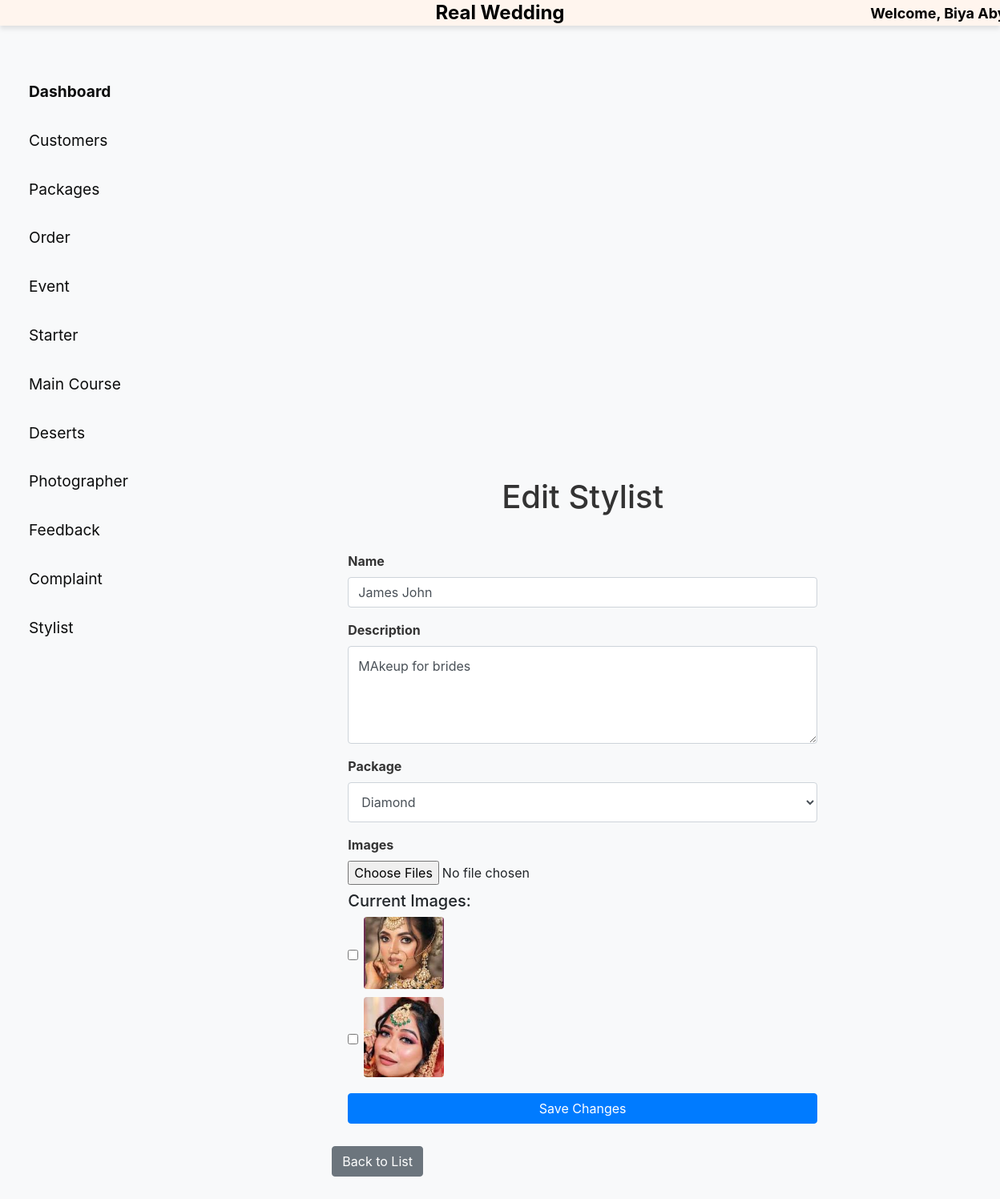
/stylists/edit/4/ (signed in), run on the app's committed database.
### store/models.py (models this page shows, shortened)
class User(AbstractBaseUser, PermissionsMixin):
    user_id = models.AutoField(primary_key=True)
    username = models.CharField(max_length=255)
    email = models.EmailField(unique=True)
    phone = models.CharField(max_length=15, blank=True)  # Allow blank for non-superusers
    password = models.CharField(max_length=255)
    is_staff = models.BooleanField(default=False)
    is_superuser = models.BooleanField(default=False)
    objects = UserManager()
    USERNAME_FIELD = 'email'
    REQUIRED_FIELDS = ['username']

class Stylist(models.Model):
    stylist_id = models.AutoField(primary_key=True)
    name = models.CharField(max_length=255)
    description = models.TextField()
    package = models.ForeignKey(Package, on_delete=models.CASCADE)

class Package(models.Model):
    package_id = models.AutoField(primary_key=True)
    name = models.CharField(max_length=100)
    price = models.DecimalField(max_digits=10, decimal_places=2)

class StylistImage(models.Model):
    stylist = models.ForeignKey(Stylist, related_name='images', on_delete=models.CASCADE)
    image = models.ImageField(upload_to='stylist_images/')

### store/views.py (the view, shortened to what this page needs)
# urls.py: path('stylists/edit/<int:stylist_id>/', edit_stylist, name='edit_stylist'),
@login_required
def edit_stylist(request, stylist_id):
    stylist = get_object_or_404(Stylist, pk=stylist_id)
    packages = Package.objects.all()  # Fetch all packages
    return render(request, 'admin/edit_stylist.html', {'stylist': stylist, 'packages': packages})

### templates/admin/edit_stylist.html (shortened to what this page needs)
{% load static %}
<!DOCTYPE html>
<html lang="en">
<head>
    <link rel="stylesheet" href="https://stackpath.bootstrapcdn.com/bootstrap/4.5.2/css/bootstrap.min.css">
    <link rel="stylesheet" href="{% static 'css/admin_styles.css' %}">
</head>
<body>
    {% include 'admin/header.html' %}
    <div class="container-fluid">
        <div class="row">
            {% include 'admin/sidebar.html' %}
            <main role="main" class="col-md-9 ml-sm-auto col-lg-10 px-4">
                <div class="d-flex justify-content-center align-items-center" style="height: 120vh;margin-top:500px;">
                    <div class="col-md-8">
                        <h1 class="mb-4 text-center">Edit Stylist</h1>
                        <form method="POST" enctype="multipart/form-data" id="form">
                            <div class="form-group">
                                <label for="name">Name</label>
                                <input type="text" id="name" name="name" class="form-control" value="{{ stylist.name }}" required>
                            </div>
                            <div class="form-group">
                                <label for="description">Description</label>
                                <textarea id="description" name="description" class="form-control" rows="4" required>{{ stylist.description }}</textarea>
                            </div>
                            <div class="form-group">
                                <label for="package">Package</label>
                                <select id="package" name="package" class="form-control" required style="width: 100%; height: 50px;" required>
                                    {% for package in packages %}
                                        <option value="{{ package.package_id }}" {% if stylist.package_id == package.package_id %}selected{% endif %}>{{ package.name }}</option>
                                    {% endfor %}
                                </select>
                            </div>
                            <div class="form-group">
                                <label for="images">Images</label>
                                <input type="file" id="images" name="images" class="form-control-file" multiple>
                                {% if stylist.images.count > 0 %}
                                    <div class="mt-2">
                                        <h5>Current Images:</h5>
                                        <div>
                                            {% for image in stylist.images.all %}
                                                <div class="form-check">
                                                    <input type="checkbox" class="form-check-input" name="delete_images" value="{{ image.id }}">
                                                    <label class="form-check-label">
                                                        <img src="{{ image.image.url }}" alt="{{ stylist.name }}" width="100" class="mr-2">
                                                    </label>
                                                </div>
                                            {% endfor %}
                                        </div>
                                    </div>
                                {% endif %}
                            </div>
                            <button type="submit" class="btn btn-primary btn-block">Save Changes</button>
                        </form>
                        <a href="{% url 'stylist_list' %}" class="btn btn-secondary mt-2">Back to List</a>
                    </div>
                </div>
            </main>
        </div>
    </div>
</body>
</html>

### templates/admin/header.html (shortened to what this page needs)
{% load static %}
<!DOCTYPE html>
<html lang="en">
<head>
    <link rel="stylesheet" href="https://stackpath.bootstrapcdn.com/bootstrap/4.5.2/css/bootstrap.min.css">
    <link rel="stylesheet" href="{% static 'css/admin_styles.css' %}">
</head>
<body>
<nav class="navbar navbar-expand-lg navbar-dark sticky-top">
    <div class="collapse navbar-collapse justify-content-center" id="navbarNav">
        <h1 class="navbar-text mx-auto">Real Wedding</h1>
    </div>
    <div class="collapse navbar-collapse" id="navbarNav">
        <span class="navbar-text welcome-text">Welcome, {{ user.username }}!</span>
    </div>
</nav>
</body>
</html>

### static/css/admin_styles.css (style rules this page uses)
.navbar { padding: 1rem 2rem; background-color: lavender; color: #2f0505; font-size: 1.6rem; box-shadow: 0px 4px 6px rgba(0, 0, 0, 0.1); }
.navbar .navbar-text { margin: 0; position: absolute; left: 50%; transform: translateX(-50%); white-space: nowrap; }
body { background-color: #f8f9fa; }
.container-fluid { padding: 20px; }
h1 { color: #333; }
form { padding: 20px; }
.form-group { margin-bottom: 1rem; }
.form-group label { font-weight: bold; color: #333; }
.form-control { border-radius: 4px; border: 1px solid #ced4da; padding: 0.75rem; }
.form-check { display: flex; align-items: center; margin-bottom: 10px; }
.form-check img { border-radius: 4px; margin-right: 10px; }
.btn-primary { background-color: #007bff; border-color: #007bff; }
.btn-block { width: 100%; margin-top: 20px; }

### templates/admin/header.html (style rules this page uses)
.navbar { background-color: #FFF5EE; color: black; }
.navbar-text { font-size: 24px; font-weight: bold; color: black !important; }
.navbar-text.welcome-text { font-size: 18px; margin-left: 550px; }

### data on the page
User: username "Biya…"
Stylist: name "James John", description "MAkeup for brides", package "Diamond"
StylistImage: image (picture)
StylistImage: image (picture)
